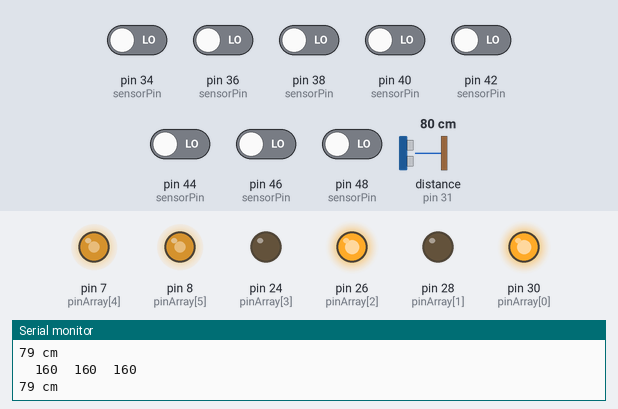
This sketch was run on a simulated Arduino Mega 2560, built with avr-gcc and run on an emulated ATmega2560. Shown: output pins drawn as LEDs (lit = HIGH), the last lines printed to the serial monitor. Wiring (inferred from the names in the program): ultrasonic range finder: trigger pin 33; echo pin 31. The inputs (shaded band) are chosen by the test bench; at power-on: pin 34 (sensorPin), pin 36 (sensorPin), pin 38 (sensorPin), pin 40 (sensorPin), pin 42 (sensorPin), pin 44 (sensorPin), pin 46 (sensorPin), pin 48 (sensorPin) LOW, distance to the obstacle (sensor on pin 31) 80 cm. The echo pulse lasts 58.3 µs per cm; pins used as bus, display or sensor lines are not drawn.

Above: at 1.2 s.
1.3 s: distance to the obstacle (sensor on pin 31) set to 12 cm
2.8 s: distance to the obstacle (sensor on pin 31) set to 9 cm
At 3.6 s:
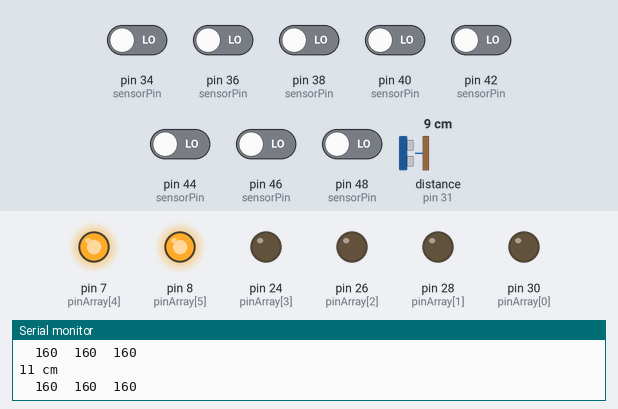
At 7.7 s:
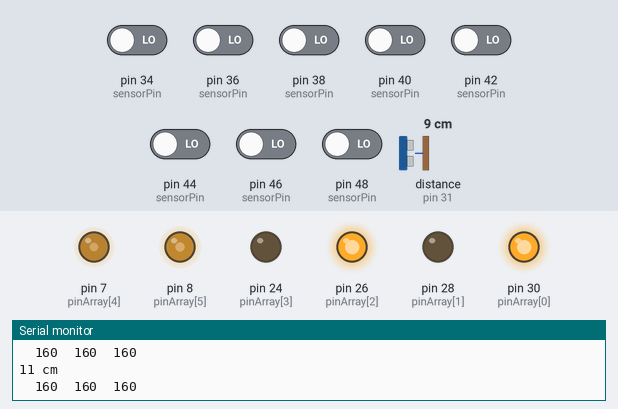
Timing chart, 0 to 14.8 s (numbered marks = the images above; inputs shaded):
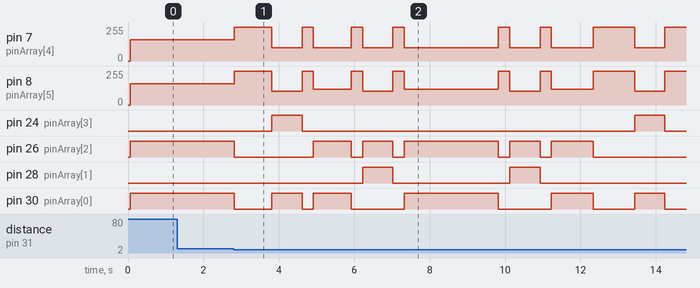

Measured:
- the behaviour switches between 11 and 10 cm on distance to the obstacle (sensor on pin 31) (found by bisection; images 0 and 1)
- after the input at 2.8 s, pin 7 (pinArray[4]): 160/255 → 255/255 at once, → 100/255 1.0 s later, → 255/255 0.80 s later, → 100/255 0.30 s later, … (15 changes in this stretch); pin 8 (pinArray[5]): 160/255 → 255/255 at once, → 105/255 1.0 s later, → 255/255 0.80 s later, → 117/255 0.30 s later, … (15 changes in this stretch)

The sketch:

LineFollowerMainRoundWithAvoid.ino
```cpp
//go
#define trigPin 33
#define echoPin 31
/////////////////////////////////////////////////////////////////
#include "MotorClassL.h"
int pinArray[]={30,28,26,24,7,8};
MotorClassL mc(pinArray);

int ML=150,MR=150;
int MLx=200,MRx=200;
int mlSpeed,mrSpeed;
//////////////////////////////////////////////////////////////////
#include <QTRSensors.h>
#define NUM_SENSOR    8
#define TIMEOUT       2500
#define EMITTER_PIN   2
//#define SENSOR_DEBUG
#define SONAR_DEBUG
//#define CALIBON
//int sensorPin[]={34,36,38,40,42,44,46,48};
int sensorPin[]={48,46,44,42,40,38,36,34};
QTRSensorsRC qtrrc((unsigned char[]) {48,46,44,42,40,38,36,34},
  NUM_SENSOR, TIMEOUT, EMITTER_PIN);

//int chk[NUM_SENSOR];
unsigned int sensorD[NUM_SENSOR];
unsigned int sensorA[NUM_SENSOR];
int sensorMin[NUM_SENSOR];
int sensorMax[NUM_SENSOR];
int sensorExPin[]={A8,A9,A10,A11};
int chke[4];
int sensorExD[4];
//////////////////////////////////////////////////////////////////
int lastError=0;
float KP,KD;
boolean isMotorEnabled;
//////////////////////////////////////////////////////////////////

void setup(){
  Serial.begin(9600);
  pinMode(trigPin, OUTPUT);
  pinMode(echoPin, INPUT);
  sensorInit();
  isMotorEnabled=true;
  mlSpeed = mrSpeed = 0;
  ML=MR=160;
  KP=.93+.03;//.89
  KD=1.75+.04; //1.68
}

void loop(){

  //motorTest();
  //digitalWrite(22,HIGH);
  //analogWrite(9,100);
  //mc.motor2(0,1,100);
  //sensorTest();
  /*int x=1;
  x=analogRead(A8);
  Serial.print(x);
  delay(100);*/


  //mc.motorForward(ML,MR);
  fire();
  pid();
  patternCheck();
  pidCalib();
  Serial.println();/**/

  //avoidRight();
}
int patternCheck(){
  //if(chk[0]&&chk[1]&&chk[2]&&chk[3]&&chk[4]&&chk[5]) ;
  if(sensorD[0]&&sensorD[1]&&sensorD[2]&&sensorD[3]&&!sensorD[7]&&sensorD[4])    //111000
  {
    mc.motorForward(ML,MR);
    delay(100+20);
    if(sensorReadEx){
      turnLeftMod();
      //turnLeft();
    }
    else turnLeft();
  }
  else if(sensorD[7]&&sensorD[6]&&sensorD[5]&&sensorD[4]&&!sensorD[0]&&sensorD[3])   //000111
  {
    mc.motorForward(ML,MR);
    delay(100+20);
    if(sensorReadEx){
      turnRightMod();
      //turnRight();
    }
    else turnRight();
  }
  else if(!sensorD[0]&&!sensorD[1]&&!sensorD[2]&&!sensorD[3]&&!sensorD[4]&&!sensorD[5]&&!sensorD[6]&&!sensorD[7]) {
    mc.motorForward(ML,MR);
    delay(100+20);
  }
  /*else if(chk[0]&&chk[1])left();   //110000
  else if(chk[5]&&chk[4])right();    //000011*/

  //else if(!chk[0]&&!chk[1]&&!chk[2]&&!chk[3]&&!chk[4]&&!chk[5]) reverse();
}

void motorTest(){
 // mc.motorForward(200,200);
// turnRight();
 turnLeft();
  //delay(1500);
  mc.brake();
  delay(1500);
}
void sensorTest(){
  sensorRead();
}
void pidCalib(){
  if(Serial.available()){
    char x=Serial.read();
    if(x=='+'){
      if(KP<3)KP+=.01;
    }
    else if(x=='-'){
      if(KP>0)KP-=.01;
    }
    else if(x=='9'){
      if(KD<3)KD+=.01;
    }
    else if(x=='0'){
      if(KD>0)KD-=.01;
    }
    else if(x=='w'||x=='W'){
      if(ML<250){
        ML+=5;
        MR+=5;
      }
    }
    else if(x=='s'||x=='S'){
      if(ML>0){
        ML-=5;
        MR-=5;
      }
    }
  }
}
void pid(){
  int pos=sensorRead(); //range: 800 to 6400
  int error = ((double)pos/8-450)*250/350; //range: -250 to 250
  #ifdef SENSOR_DEBUG
  Serial.print('\t');
  Serial.print(error);
  Serial.print('\t');
  Serial.print(KP);
  Serial.print('\t');
  Serial.print(KD);
  #endif
  //int memory = (lastError - error);
  int memory = (error - lastError);
  int motorSpeed = KP * error + KD * memory;
  lastError = error;

  mlSpeed=ML;
  mrSpeed=MR;
  int maxSpeed=230;
  if((ML+motorSpeed) > maxSpeed){
    mlSpeed=maxSpeed;
    mrSpeed=MR-motorSpeed-(ML+motorSpeed-maxSpeed);
  }
  else if((MR-motorSpeed) > maxSpeed){
    mrSpeed=maxSpeed;
    mlSpeed=ML+motorSpeed-(MR-motorSpeed-maxSpeed);
  }
  else{
    mlSpeed=ML+motorSpeed;
    mrSpeed=MR-motorSpeed;
  }

  /*if(motorSpeed<0) mlSpeed = ML + motorSpeed;
  else if(motorSpeed>0) mrSpeed = MR - motorSpeed;
  else {
    mlSpeed=MLx;
    mrSpeed=MRx;
  }
  */
  if (mlSpeed < 0)
    mlSpeed = 0;
  if (mrSpeed < 0)
    mrSpeed = 0;

   Serial.print('\t');
   Serial.print(mlSpeed);
   Serial.print('\t');
   Serial.print(mrSpeed);
   Serial.print('\t');
   Serial.print(ML);

   if(isMotorEnabled) mc.motorForward(mrSpeed,mlSpeed);
}

void turnLeft()
{

    //mc.motorForward(m1Speed,m2Speed);
   // mc.motorForward(M1,M2);
    mc.brake();
    delay(50);
    while(1)
    {
      sensorRead();
      left();
      if(sensorD[1] || sensorD[2] || sensorD[3] )break;
    }
}
void turnRight()
{

    //mc.motorForward(M1,M2);
    //delay(100-20);
    mc.brake();
    delay(50);
    while(1)
    {
      sensorRead();
      right();
      if(sensorD[4] || sensorD[5] || sensorD[6]) break;
    }
}
void turnLeftMod()
{

    //mc.motorForward(m1Speed,m2Speed);
   // mc.motorForward(M1,M2);
    mc.brake();
    delay(50);
    while(1){
      sensorRead();
      left();
      if(!sensorD[1] && !sensorD[2] && !sensorD[3] )break;
    }
    while(1)
    {
      sensorRead();
      left();
      if(sensorD[3] )break;
    }
    mc.brake();
    delay(500);
}
void turnRightMod()
{

    //mc.motorForward(M1,M2);
    //delay(100-20);
    mc.brake();
    delay(50);
    while(1){
      sensorRead();
      right();
      if(!sensorD[4] && !sensorD[5] && !sensorD[6])break;
    }
    while(1)
    {
      sensorRead();
      right();
      if(sensorD[4] ) break;
    }
    mc.brake();
    delay(500);
}
void left()
{
  if(isMotorEnabled)mc.motorForward(-160+40,160-40);
}
void right()
{
  if(isMotorEnabled)mc.motorForward(160-40,-160+40);
}
long fire()
{
  long duration, distance;
  digitalWrite(trigPin, LOW);  // Added this line
  delayMicroseconds(2); // Added this line
  digitalWrite(trigPin, HIGH);
//  delayMicroseconds(1000); - Removed this line
  delayMicroseconds(10); // Added this line
  digitalWrite(trigPin, LOW);
  duration = pulseIn(echoPin, HIGH, 30000);
  distance = (duration/2) / 29.1;

  if(distance>0 && distance<10){
    mc.brake();
    isMotorEnabled=false;
    avoidRight();
  }
  else isMotorEnabled=true;

  if (distance >= 200 || distance <= 0){
    //isMotorEnabled=false;
    //nothing
  }

  #ifdef SONAR_DEBUG
  Serial.print(distance);
  Serial.println(" cm");
  #endif
  return distance;
}

void avoidRight1(){
  int unitDelay=10;
  int mfl=100,mfr=117,mtl=100,mtr=105;
  int turnLoop=80,ForwardShortLoop=100,ForwardLongLoop=25;
  mc.brake();
  delay(1000);
  for(int i=0;i<turnLoop;i++){ ///////right
    mc.motorForward(mtl,-mtr);
    delay(unitDelay);
  }
  mc.brake();
  delay(300);
  for(int i=0;i<ForwardShortLoop;i++){ ///////forward small
    mc.motorForward(mfl,mfr);
    delay(unitDelay);
  }
  mc.brake();
  delay(300);
  for(int i=0;i<turnLoop;i++){///////left
    mc.motorForward(-mtl,mtr);
    delay(unitDelay);
  }
  mc.brake();
  delay(300);
  for(int i=0;i<ForwardLongLoop;i++){///////forward large
    mc.motorForward(mfl,mfr);
    delay(unitDelay*10);
  }
  mc.brake();
  delay(300);
  for(int i=0;i<turnLoop;i++){///////left
    mc.motorForward(-mtl,mtr);
    delay(unitDelay);
  }
  mc.brake();
  delay(300);
  for(int i=0;i<ForwardShortLoop;i++){///////forward small
    mc.motorForward(mfl,mfr);
    //if(sensorD[7])break;
    delay(unitDelay);
  }
  mc.brake();
  delay(100);
  while(1){
    mc.motorForward(mfl,mfr);
    if(sensorD[7])break;
  }
  mc.brake();
  delay(1000);
  for(int i=0;i<turnLoop;i++){ ///////right
    mc.motorForward(mtl,-mtr);
    delay(unitDelay);
  }
  mc.brake();
  delay(1000);
}

void avoidRight(){
  int unitDelay=10;
  int mfl=100,mfr=117,mtl=100,mtr=105;
  int turnLoop=80,ForwardShortLoop=100,ForwardLongLoop=25;
  mc.brake();
  delay(1000);
  for(int i=0;i<turnLoop;i++){ ///////right
    mc.motorForward(mtl,-mtr);
    delay(unitDelay);
  }
  mc.brake();
  delay(300);
  for(int i=0;i<ForwardShortLoop;i++){ ///////forward small
    mc.motorForward(mfl,mfr);
    delay(unitDelay);
  }
  mc.brake();
  delay(300);
  for(int i=0;i<turnLoop;i++){///////left
    mc.motorForward(-mtl,mtr);
    delay(unitDelay);
  }
  mc.brake();
  delay(300);
  for(int i=0;i<ForwardLongLoop;i++){///////forward large
    mc.motorForward(mfl,mfr);
    delay(unitDelay*10);
  }
  mc.brake();
  delay(300);
  for(int i=0;i<turnLoop;i++){///////left
    mc.motorForward(-mtl,mtr);
    delay(unitDelay);
  }
  mc.brake();
  delay(300);
  for(int i=0;i<ForwardShortLoop+10;i++){///////forward small
    mc.motorForward(mfl,mfr);
    //if(sensorD[7])break;
    delay(unitDelay);
  }
  mc.brake();
  delay(100);
  while(1){
    mc.motorForward(mfl,mfr);
    if(sensorD[7]||sensorD[6]||sensorD[5]||sensorD[4])break;
  }
  mc.brake();
  delay(1000);
  for(int i=0;i<turnLoop;i++){ ///////right
    mc.motorForward(mtl,-mtr);
    delay(unitDelay);
  }
  mc.brake();
  delay(500);
}
```

MotorClassL.cpp
```cpp
#include "MotorClassL.h"

MotorClassL::MotorClassL(int pinArray[6]){
    pinA=pinArray[0];
    pinB=pinArray[1];
    pinC=pinArray[2];
    pinD=pinArray[3];
    enA=pinArray[4];
    enB=pinArray[5];

    for(int i=0;i<6;i++)pinMode(pinArray[i],OUTPUT);
}

void MotorClassL::motor1(int INa,int INb,int speed){
	digitalWrite(pinA,INa);
	digitalWrite(pinB,INb);
	analogWrite(enA,speed);
}
void MotorClassL::motor2(int INc,int INd,int speed){
	digitalWrite(pinC,INc);
	digitalWrite(pinD,INd);
	analogWrite(enB,speed);
}
void MotorClassL::motorForward(int a,int b ){
    if(a<0) motor1(0,1,-a);
    else motor1(1,0,a);
    if(b<0) motor2(0,1,-b);
    else motor2(1,0,b);
}
void MotorClassL::motor1Forward(int a){
  if(a<0) motor1(0,1,-a);
  else motor1(1,0,a);
}
void MotorClassL::motor2Forward(int b){
  if(b<0) motor2(0,1,-b);
  else motor2(1,0,b);
}
void MotorClassL::tiltLft(int b){
    motor1(0,1,b);
    motor2(0,0,0);
}
void MotorClassL::tiltRyt(int a){
    motor1(0,0,0);
    motor2(0,1,a);
}
void MotorClassL::brake(){
    motor1(0,0,255);
    motor2(0,0,255);
}
void MotorClassL::brake(int p){
    motor1(0,0,p);
    motor2(0,0,p);
}
void MotorClassL::motor1Brake(){
    motor1(0,0,255);
}
void MotorClassL::motor2Brake(){
    motor2(0,0,255);
}
```

MotorClassL.h
```cpp
#ifndef MotorClassL_h
#define MotorClassL_h
#include<Arduino.h>

class MotorClassL{

public :
    void motor1(int INa,int INb,int speed);
    void motor2(int INa,int INb,int speed);
    int pinA,pinB,pinC,pinD,enA,enB;
    MotorClassL(int pinArray[6]);
    void motorForward(int a,int b );
    void motor1Forward(int a);
    void motor2Forward(int b);
    void tiltRyt(int a);
    void tiltLft(int b);
    void brake();
    void brake(int p);
    void motor1Brake();
    void motor2Brake();
};

#endif
```

sensor.ino
```cpp
void sensorInit(){
  int i;
  for(i=0;i<4;i++){
    pinMode(sensorExPin[i],INPUT);
  }
  //sensorCalib(10);
  sensorCalibMan();
  for (i = 0; i < NUM_SENSOR; i++){
    Serial.print(qtrrc.calibratedMinimumOn[i]);
    Serial.print(' ');
  }
  Serial.println();
  for (i = 0; i < NUM_SENSOR; i++){
    Serial.print(qtrrc.calibratedMaximumOn[i]);
    Serial.print(' ');
  }
  Serial.println();
  Serial.println();
}
void sensorCalib(int sec){
  int i,j;
  pinMode(13,OUTPUT);
  int light=HIGH;
  for (i = 0; i < sec; i++)
  {
    digitalWrite(13,light);
    light=(light==HIGH)?LOW:HIGH;
    for (j = 0; j < 40; j++) //40 loops for 1 sec apprx
    {
      qtrrc.calibrate();
    }
  }
}
void sensorCalibMan(){
  int i;
  qtrrc.calibrate();
  //int cmin[]={840,676,736,344,792,568,668,788};
  //int cmin[]={732,676,844,400,960,676,732,844};
  //int cmin[]={288,236,340,120,236,120,124,120};
  int cmin[]={348,284,292,120,412,236,292,348};
  int cmax[]={2500,2348,2500,1396,2500,2460,2500,2500};
  for (i = 0; i < NUM_SENSOR; i++){
    qtrrc.calibratedMinimumOn[i]=cmin[i];
  }
  for (i = 0; i < NUM_SENSOR; i++){
    qtrrc.calibratedMaximumOn[i]=cmax[i];
  }
}
int sensorRead(){
  unsigned int position = qtrrc.readLine(sensorA);
  unsigned int pos;
  int threshold=800;
  int sum=0,avg=0;
  static int prevpos;
  unsigned char i;


  for (i = 0; i < NUM_SENSOR; i++)
  {
    if((sensorA[i] * 10 / 1001)<=1){
      sensorD[i]=1;
    }
    else sensorD[i]=0;
    avg+=(sensorD[i]*threshold*(i+1));
    sum+=sensorD[i];
    #ifdef SENSOR_DEBUG
    //Serial.print(sensorA[i] * 10 / 1001);
    Serial.print(sensorD[i]);
    Serial.print('\t');
    #endif
  }
  if(sum==0){
    if(prevpos> ( (NUM_SENSOR+1)*threshold/2 ) ){
      pos=NUM_SENSOR*threshold;
    }
    else pos=threshold;
  }
  else pos=avg/sum;
  prevpos=pos;
  #ifdef SENSOR_DEBUG
  Serial.print("\t");
  Serial.print(pos);
  #endif
  return pos;
}

boolean sensorReadEx()
{
  /*for(int i=8,j=0;i<=11;i++,j++)
  {
    chke[j]=analogRead(i);
    Serial.print(chke[j]);
    Serial.print(" ");
  }
  */


  for(int j=0;j<4;j++)
  {
    chke[j]=analogRead(sensorExPin[j]);
    //chke[j]=analogRead(i);
    //Serial.print(chke[j]);
    //Serial.print(" ");
    if(chke[j]<200) sensorExD[j]=1;
    else sensorExD[j]=0;
    //Serial.print(sensorExD[j]);
    //Serial.print(" ");
  }
  if(sensorExD[1]&&sensorExD[2]) return true;
  else return false;
  //Serial.println(" ");
}
```
